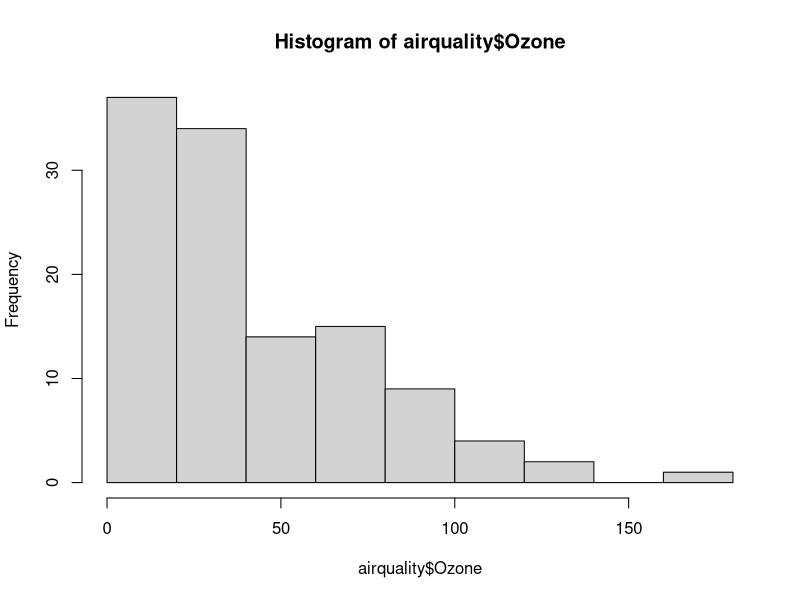
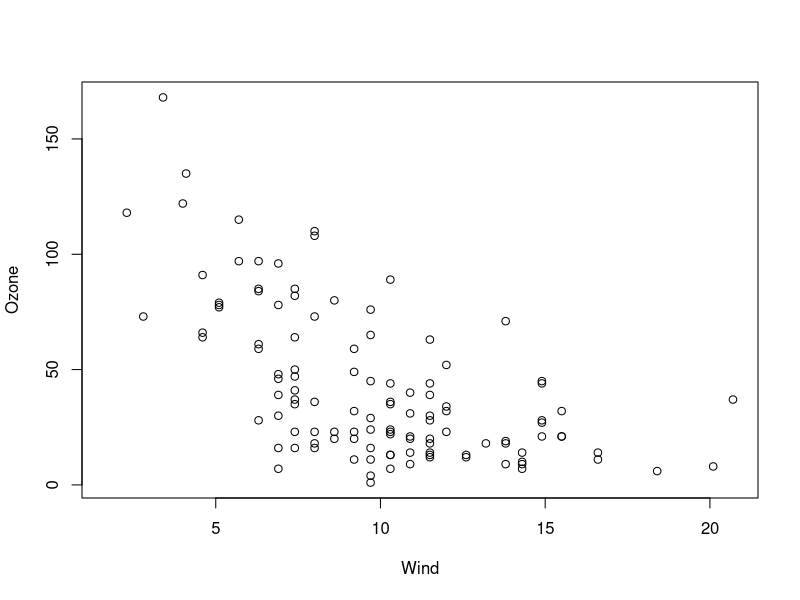
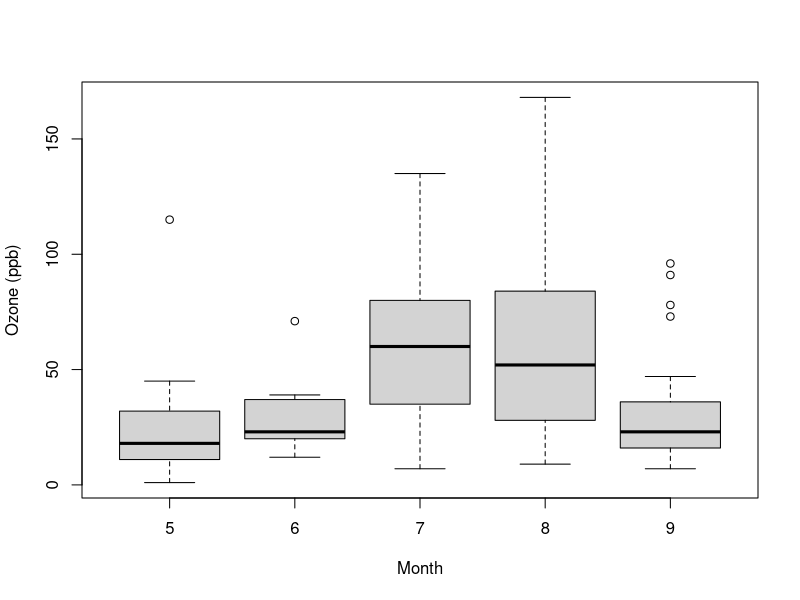

Write the R code that produced these figures, in order.
# Exploratory Data Analysis

# Base Plotting System (part 1)

# Simple Base Graphics: Histogram

library(datasets)
hist(airquality$Ozone)  # Draw a new plot

# Simple Base Graphics: Scatterplot

library(datasets)
with(airquality,plot(Wind,Ozone))

# Simple Base Graphics: Boxplot

library(datasets)
airquality <- transform(airquality,Month=factor(Month))
boxplot(Ozone~Month,airquality,xlab="Month",ylab="Ozone (ppb)") # Ozone y axis / Month x axis

# Some Important Base Graphics Parameters

par("lty")
par("col")
par("pch")
par("bg")
par("mar")
par("mfrow")